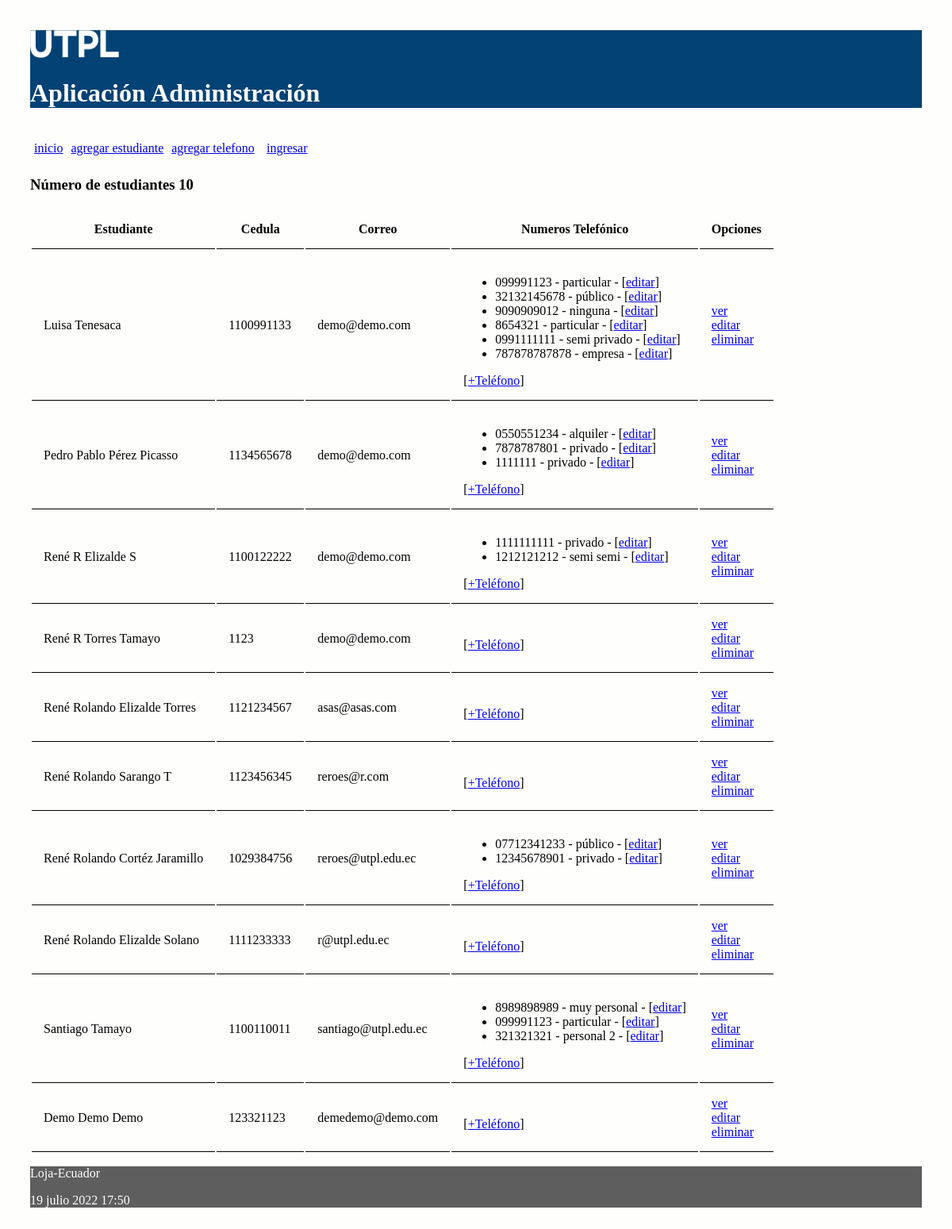
Before: / with the older database file.
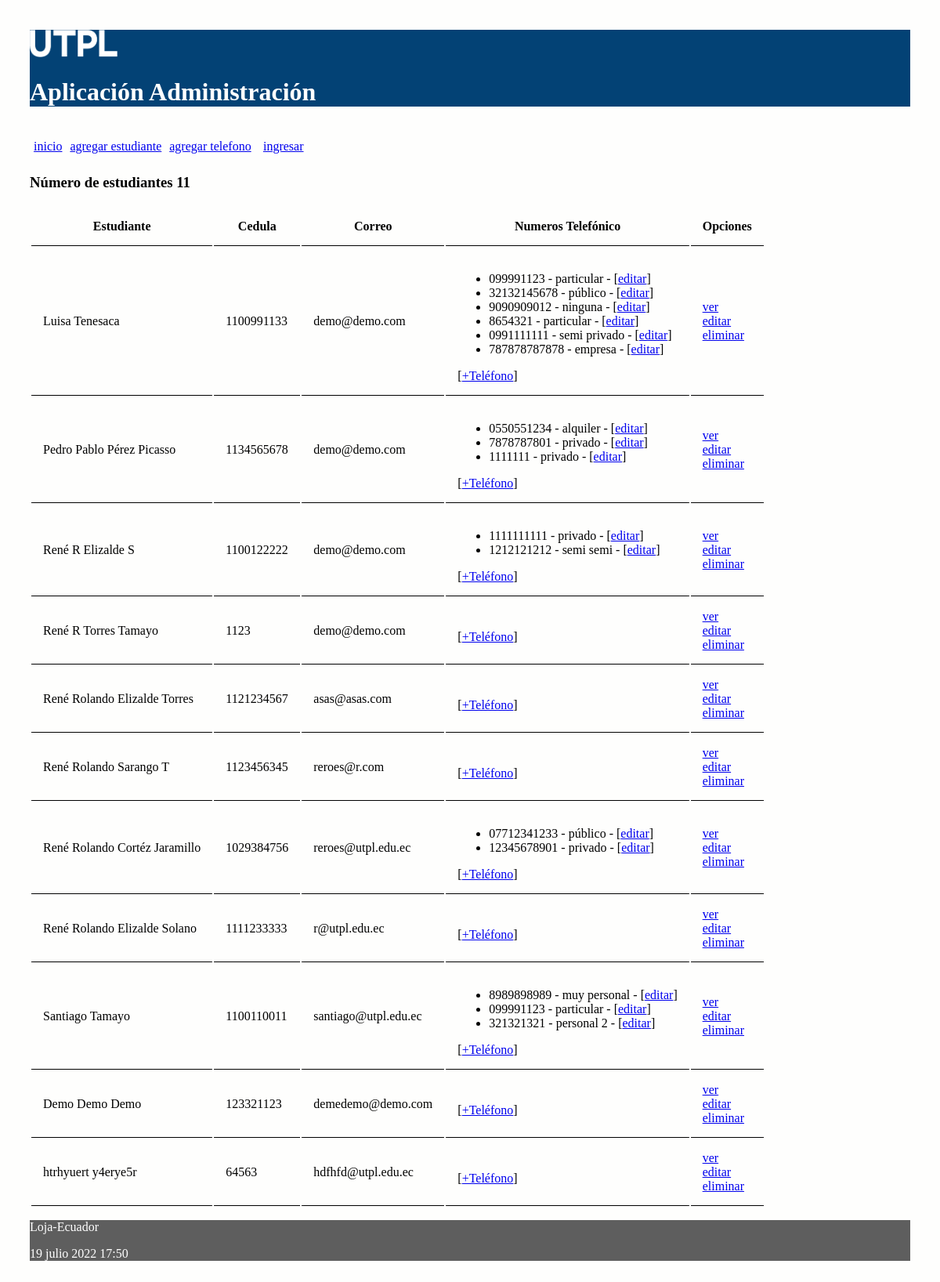
After: the same page with the newer database file.
### administrativo/models.py (models this page shows, shortened)
class Estudiante(models.Model):
    nombre = models.CharField(max_length=30)
    apellido = models.CharField(max_length=30)
    cedula = models.CharField(max_length=30, unique=True)
    correo = models.EmailField()

class NumeroTelefonico(models.Model):
    telefono = models.CharField(max_length=100)
    tipo = models.CharField(max_length=100)
    estudiante = models.ForeignKey(Estudiante, on_delete=models.CASCADE,
            related_name="numeros_telefonicos")

### administrativo/views.py (the view)
# urls.py: path('', views.index, name='index'),
def index(request):
    estudiantes = Estudiante.objects.all()
    informacion_template = {'estudiantes': estudiantes, 'numero_estudiantes': len(estudiantes)}
    return render(request, 'index.html', informacion_template)

### administrativo/templates/index.html (shortened to what this page needs)
{% extends "master.html" %}
{% block content %}
<h3>Número de estudiantes {{ numero_estudiantes }}</h3>
<table id="tabla_datos">
  <thead>
    <tr>
      <th>Estudiante</th>
      <th>Cedula</th>
      <th>Correo</th>
      <th>Numeros Telefónico </th>
      <th>Opciones</th>
    </tr>
  </thead>
  {% for e in estudiantes %}
  <tr>
    <td> {{e.nombre}} {{e.apellido}}</td>
    <td> {{e.cedula}}</td>
    <td> {{e.correo}}</td>
    <td>
      <ul>
        {% for t in e.numeros_telefonicos.all %}
          <li>
            <span>{{t.telefono}} - {{t.tipo}} - [<a href="{% url 'editar_numero_telefonico' t.id %}">editar</a>] </span>
          </li>
        {% endfor %}
      </ul>
        [<a href="{% url 'crear_numero_telefonico_estudiante' e.id%}">+Teléfono</a>]
    </td>
    <td> <a href="{% url 'obtener_estudiante' e.id %}">ver</a> <br>
      <a href="{% url 'editar_estudiante' e.id %}">editar</a> <br>
      <a href="{% url 'eliminar_estudiante' e.id %}"
      onclick="return confirm('¿Está seguro de la eliminación?')" >
      eliminar</a>
    </td>
  </tr>
  {% endfor %}
</table>
{% endblock %}

### administrativo/templates/master.html (shortened to what this page needs)
<!DOCTYPE html>
<html>
  <head>
    {% load static %}
    <link rel="stylesheet" type="text/css" href="{% static 'css/estilos.css' %}">
    <link rel="stylesheet" type="text/css" href="https://cdn.datatables.net/1.10.25/css/jquery.dataTables.min.css">
  </head>
  <body>
  <header>
    <img src="{% static 'images/logo.png' %}" height="10%" width="10%" alt="My image">
    <h1>Aplicación Administración </h1>
    <nav class="top_menu">
      <ul>
        <li><a href="{% url 'index' %}">inicio</a></li>
        <li><a href="{% url 'crear_estudiante' %}">agregar estudiante</a></li>
        <li><a href="{% url 'crear_numero_telefonico' %}">agregar telefono</a></li>
        {% if user.is_authenticated %}
          <li><a href="{% url 'logout_view' %}">salir</a></li>
        {% else %}
          <li>[<a href="{% url 'login' %}">ingresar</a>]</li>
        {% endif %}
      </ul>
    </nav>
  </header>
  <section>
      {% block content %}
      {% endblock %}
  </section>
    <footer>
      <p>Loja-Ecuador</p>
      <p>{% now "j F Y H:i" %}</p>
    </footer>
  </body>
</html>

### administrativo/static/css/estilos.css (style rules this page uses)
body { background: #FEFEFD; padding: 30px; }
header { background: #034275; color: #FFF; }
section { width: 100%; }
th, td { padding: 15px; border-bottom: 1px solid black; }
.top_menu ul { list-style:none; float:left; padding: 5px; width:95%; }
.top_menu ul li { float:left; margin-right:10px; margin-bottom:5px; text: #FFF; }
footer { background: #5E5E5E; color: #FFF; }

Changed rows visible on the page:
added Estudiante: nombre "htrhyuert", apellido "y4erye5r", cedula "64563", correo "hdfhfd@utpl.edu.ec"
Other visible differences:
{{ numero_estudiantes }}: "10" → "11"
